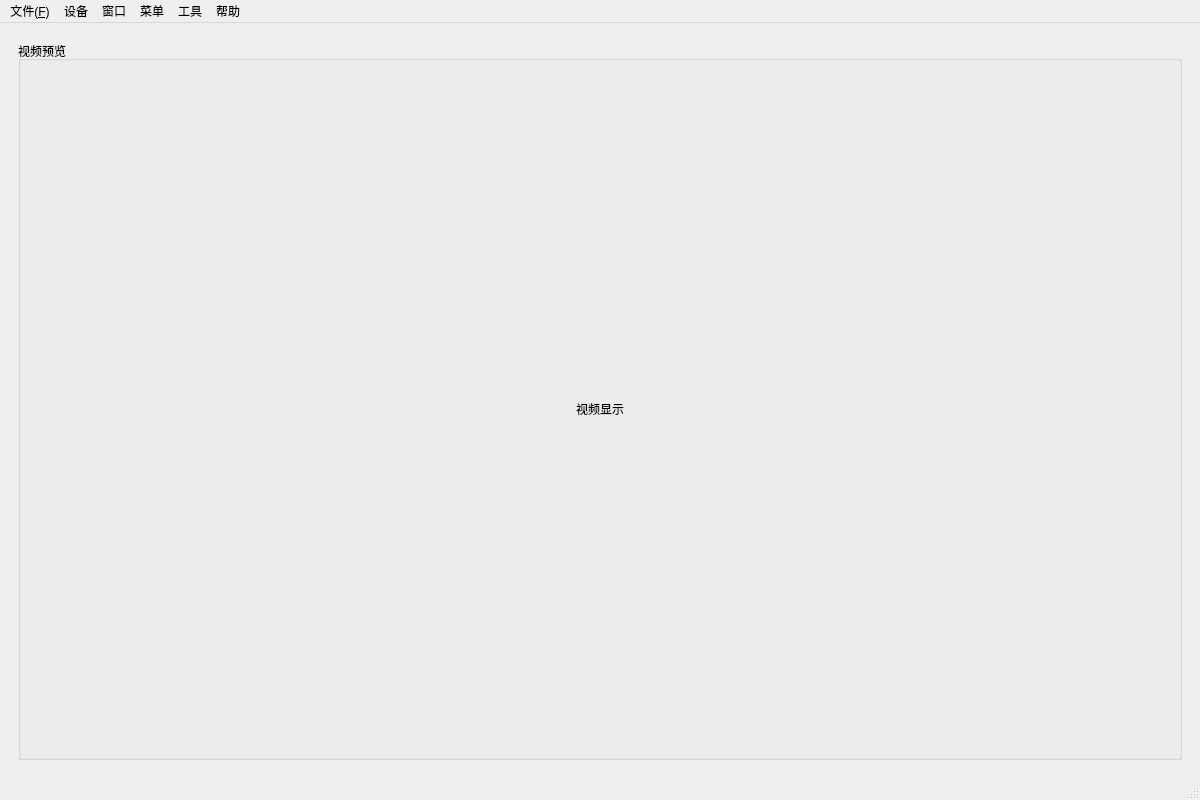
<?xml version="1.0" encoding="UTF-8"?>
<ui version="4.0">
 <class>MainWindow</class>
 <widget class="QMainWindow" name="MainWindow">
  <property name="geometry">
   <rect>
    <x>0</x>
    <y>0</y>
    <width>1200</width>
    <height>800</height>
   </rect>
  </property>
  <property name="acceptDrops">
   <bool>true</bool>
  </property>
  <property name="windowTitle">
   <string>目标跟踪系统v1.0</string>
  </property>
  <widget class="QWidget" name="centralwidget">
   <property name="sizePolicy">
    <sizepolicy hsizetype="Preferred" vsizetype="Preferred">
     <horstretch>0</horstretch>
     <verstretch>0</verstretch>
    </sizepolicy>
   </property>
   <property name="minimumSize">
    <size>
     <width>0</width>
     <height>0</height>
    </size>
   </property>
   <layout class="QHBoxLayout" name="horizontalLayout">
    <item>
     <widget class="QStackedWidget" name="stackedWidget">
      <property name="sizePolicy">
       <sizepolicy hsizetype="Preferred" vsizetype="Preferred">
        <horstretch>5</horstretch>
        <verstretch>0</verstretch>
       </sizepolicy>
      </property>
      <property name="currentIndex">
       <number>0</number>
      </property>
      <widget class="QWidget" name="page">
       <layout class="QHBoxLayout" name="horizontalLayout_7">
        <item>
         <widget class="QGroupBox" name="groupBox">
          <property name="sizePolicy">
           <sizepolicy hsizetype="Preferred" vsizetype="Preferred">
            <horstretch>4</horstretch>
            <verstretch>0</verstretch>
           </sizepolicy>
          </property>
          <property name="title">
           <string>视频预览</string>
          </property>
          <layout class="QHBoxLayout" name="horizontalLayout_2">
           <item>
            <widget class="QLabel" name="m_lbl_display">
             <property name="sizePolicy">
              <sizepolicy hsizetype="Expanding" vsizetype="Expanding">
               <horstretch>0</horstretch>
               <verstretch>0</verstretch>
              </sizepolicy>
             </property>
             <property name="text">
              <string>视频显示</string>
             </property>
             <property name="alignment">
              <set>Qt::AlignCenter</set>
             </property>
            </widget>
           </item>
          </layout>
         </widget>
        </item>
       </layout>
      </widget>
      <widget class="QWidget" name="page_2"/>
     </widget>
    </item>
   </layout>
  </widget>
  <widget class="QMenuBar" name="menubar">
   <property name="geometry">
    <rect>
     <x>0</x>
     <y>0</y>
     <width>1200</width>
     <height>17</height>
    </rect>
   </property>
   <widget class="QMenu" name="menu">
    <property name="title">
     <string>设备</string>
    </property>
   </widget>
   <widget class="QMenu" name="menu_2">
    <property name="title">
     <string>菜单</string>
    </property>
   </widget>
   <widget class="QMenu" name="menu_3">
    <property name="title">
     <string>帮助</string>
    </property>
   </widget>
   <widget class="QMenu" name="menu_4">
    <property name="title">
     <string>文件(&amp;F)</string>
    </property>
    <addaction name="action"/>
    <addaction name="action_2"/>
   </widget>
   <widget class="QMenu" name="menu_5">
    <property name="title">
     <string>窗口</string>
    </property>
    <addaction name="action_3"/>
    <addaction name="action_4"/>
    <addaction name="action_5"/>
   </widget>
   <widget class="QMenu" name="menu_6">
    <property name="title">
     <string>工具</string>
    </property>
   </widget>
   <addaction name="menu_4"/>
   <addaction name="menu"/>
   <addaction name="menu_5"/>
   <addaction name="menu_2"/>
   <addaction name="menu_6"/>
   <addaction name="menu_3"/>
  </widget>
  <widget class="QStatusBar" name="statusbar"/>
  <action name="action">
   <property name="text">
    <string>打开</string>
   </property>
   <property name="shortcut">
    <string>Ctrl+N</string>
   </property>
  </action>
  <action name="action_2">
   <property name="text">
    <string>关闭</string>
   </property>
   <property name="shortcut">
    <string>Ctrl+W</string>
   </property>
  </action>
  <action name="action_3">
   <property name="text">
    <string>全屏(&amp;F11)</string>
   </property>
   <property name="toolTip">
    <string>全屏</string>
   </property>
   <property name="shortcut">
    <string>F11</string>
   </property>
  </action>
  <action name="action_4">
   <property name="text">
    <string>最大化</string>
   </property>
  </action>
  <action name="action_5">
   <property name="text">
    <string>恢复</string>
   </property>
  </action>
 </widget>
 <resources/>
 <connections/>
</ui>
